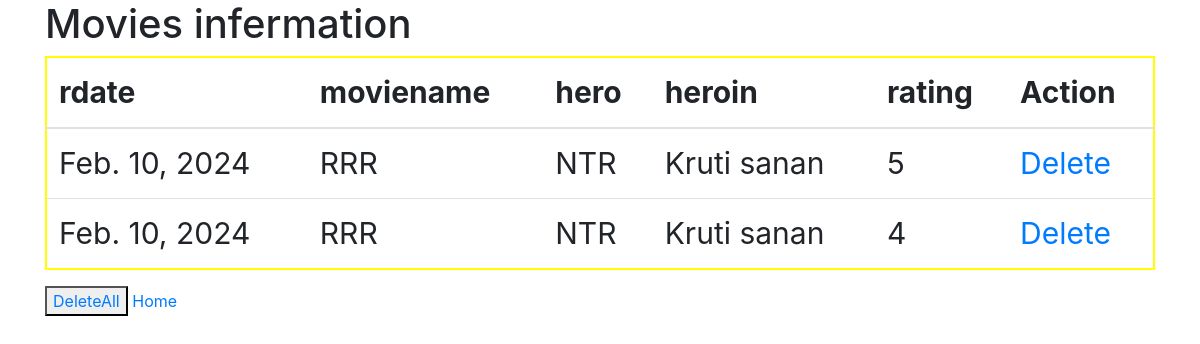
The app's page /listmovies/, older data.
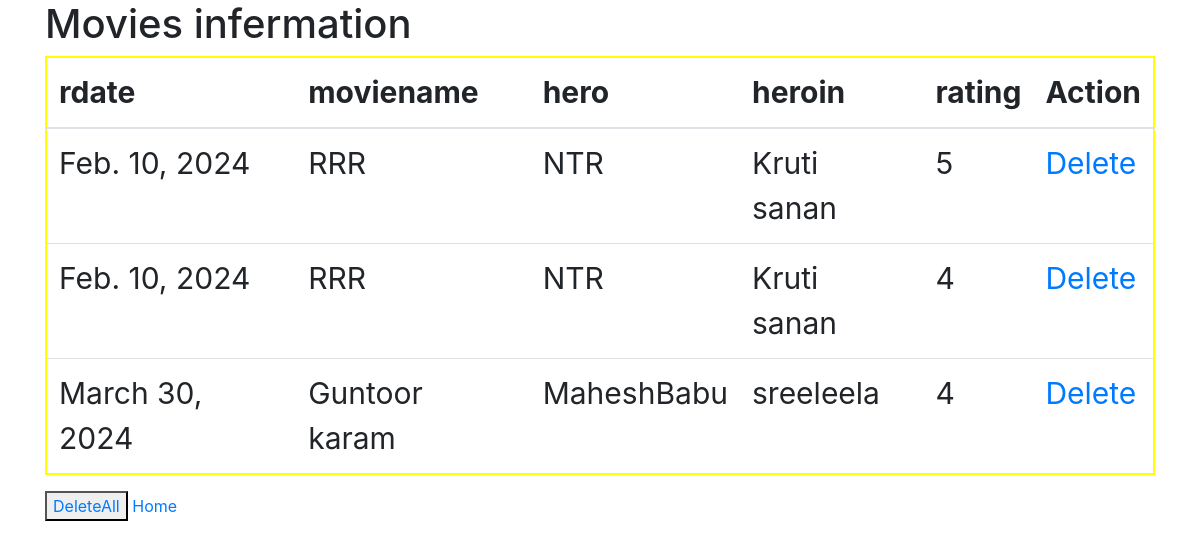
The same page, newer data.
### testapp/models.py (models this page shows)
class Movie(models.Model):
    rdate=models.DateField()
    moviename=models.CharField(max_length=30)
    hero=models.CharField(max_length=30)
    heroin=models.CharField(max_length=30)
    rating=models.IntegerField()

### testapp/views.py (the view)
# urls.py: path('listmovies/',views.list_movie),
def list_movie(request):
    list_movies=Movie.objects.all()
    return render(request,'testapp/list_movies.html',{'list_movies':list_movies})

### templates/testapp/list_movies.html (shortened to what this page needs)
<!DOCTYPE html>
{% load static  %}
<html lang="en">
<head>
    <link rel="stylesheet" href="https://cdn.jsdelivr.net/npm/bootstrap@4.6.2/dist/css/bootstrap.min.css">
    <link rel="stylesheet" href="{% static "css/movies.css" %}">
</head>
<body>
    <div class="container">
    <h1>Movies infermation</h1>
    {% if list_movies%}
    <table class="table">
        <thead>
            <th>rdate</th>
            <th>moviename</th>
            <th>hero</th>
            <th>heroin</th>
            <th>rating</th>
            <th>Action</th>
        </thead>
        {%for movie in list_movies%}
        <tr>
            <td>{{movie.rdate}}</td>
            <td>{{movie.moviename}}</td>
            <td>{{movie.hero}}</td>
            <td>{{movie.heroin}}</td>
            <td>{{movie.rating}}</td>
            <td><a href="/delete/{{movie.id}}/">Delete</a></td>
        </tr>
        {%endfor%}
    </table>
    {%else%}
    <p>No movie found</p>
    {%endif%}
    <button><a href="/deleteall">DeleteAll</a></button>
    <a href="/">Home</a>
</div>
</body>
</html>

Row changes from the older to the newer data that the page shows:
added Movie: rdate "March 30, 2024", moviename "Guntoor karam", hero "MaheshBabu", heroin "sreeleela", rating "4"
